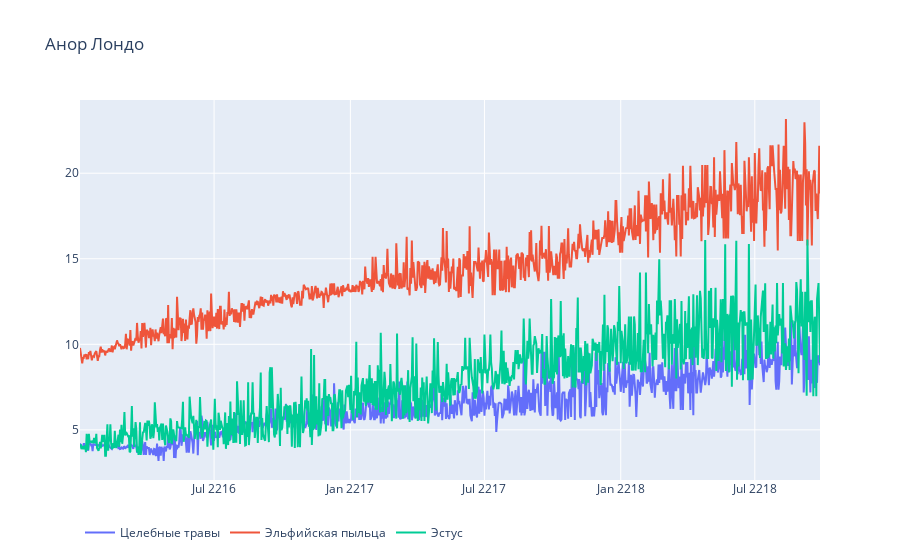
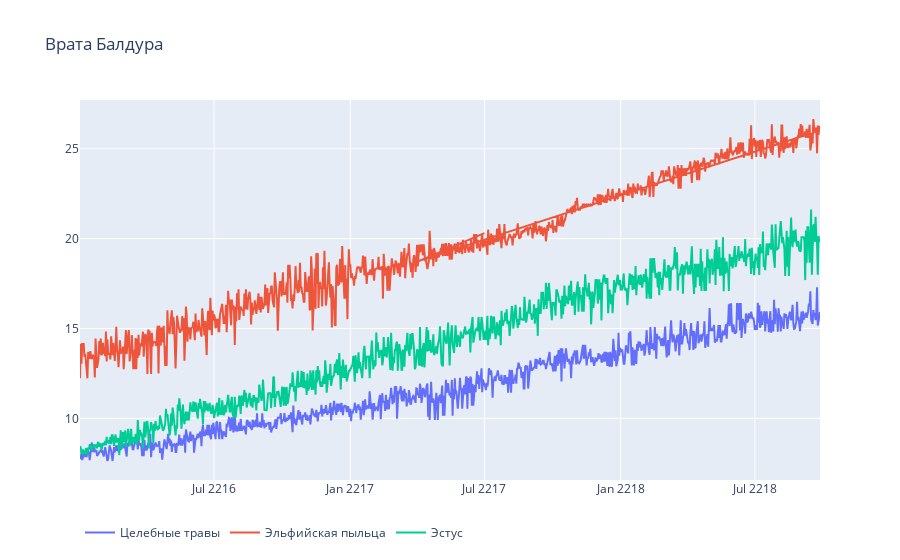
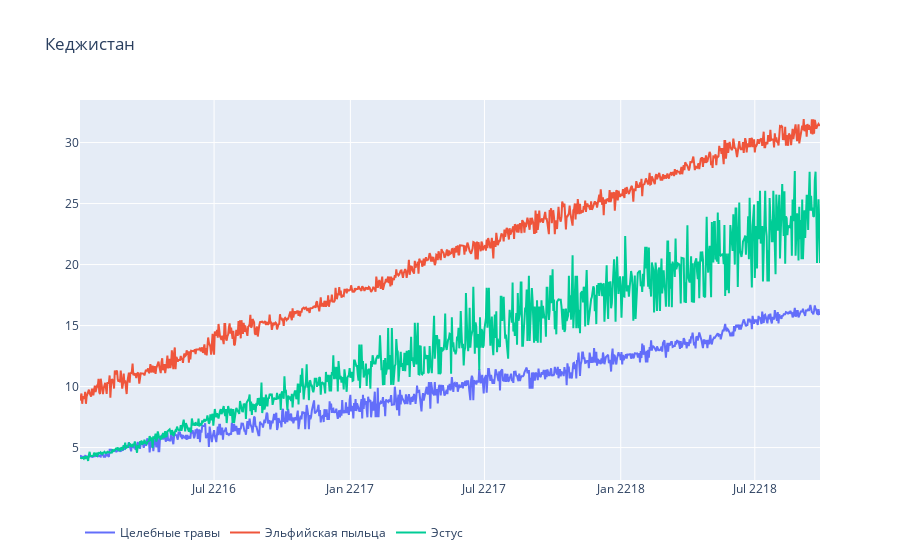
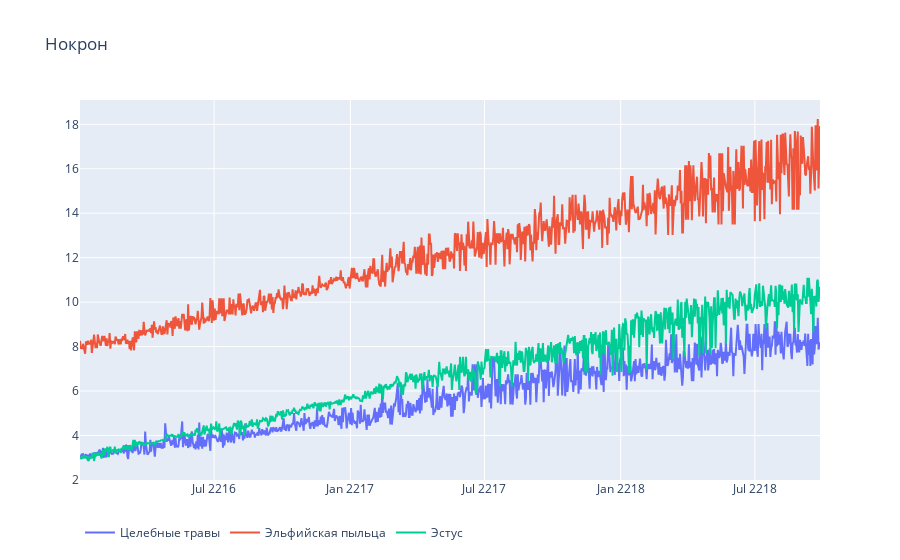

Notebook cell for these charts, in order:
### Code cell
vizualiz(data = price_con_df[price_con_df['mean_of_comp_prices'] != 0], y = 'product', x ='place', target='mean_of_comp_prices')
vizualiz(data = price_con_df[price_con_df['mean_of_comp_prices'] != 0], x = 'product', y ='place', target='mean_of_comp_prices')

### Figure 1 — Plotly figure (JSON) as saved in the notebook; plotly's stock layout.template omitted (floating-point values rounded to 4 significant figures; data arrays with more than 128 entries replaced by an {"elided": "..."} marker saying what was removed)
{"data": [{"name": "Целебные травы", "type": "scatter", "x": {"elided": "956 str values"}, "y": {"elided": "956 float values"}}, {"name": "Эльфийская пыльца", "type": "scatter", "x": {"elided": "953 str values"}, "y": {"elided": "953 float values"}}, {"name": "Эстус", "type": "scatter", "x": {"elided": "961 str values"}, "y": {"elided": "961 float values"}}], "layout": {"legend": {"orientation": "h"}, "title": {"text": "Анор Лондо"}}}

### Figure 2 — Plotly figure (JSON) as saved in the notebook; plotly's stock layout.template omitted (floating-point values rounded to 4 significant figures; data arrays with more than 128 entries replaced by an {"elided": "..."} marker saying what was removed)
{"data": [{"name": "Целебные травы", "type": "scatter", "x": {"elided": "965 str values"}, "y": {"elided": "965 float values"}}, {"name": "Эльфийская пыльца", "type": "scatter", "x": {"elided": "963 str values"}, "y": {"elided": "963 float values"}}, {"name": "Эстус", "type": "scatter", "x": {"elided": "948 str values"}, "y": {"elided": "948 float values"}}], "layout": {"legend": {"orientation": "h"}, "title": {"text": "Врата Балдура"}}}

### Figure 3 — Plotly figure (JSON) as saved in the notebook; plotly's stock layout.template omitted (floating-point values rounded to 4 significant figures; data arrays with more than 128 entries replaced by an {"elided": "..."} marker saying what was removed)
{"data": [{"name": "Целебные травы", "type": "scatter", "x": {"elided": "953 str values"}, "y": {"elided": "953 float values"}}, {"name": "Эльфийская пыльца", "type": "scatter", "x": {"elided": "950 str values"}, "y": {"elided": "950 float values"}}, {"name": "Эстус", "type": "scatter", "x": {"elided": "950 str values"}, "y": {"elided": "950 float values"}}], "layout": {"legend": {"orientation": "h"}, "title": {"text": "Кеджистан"}}}

### Figure 4 — Plotly figure (JSON) as saved in the notebook; plotly's stock layout.template omitted (floating-point values rounded to 4 significant figures; data arrays with more than 128 entries replaced by an {"elided": "..."} marker saying what was removed)
{"data": [{"name": "Целебные травы", "type": "scatter", "x": {"elided": "954 str values"}, "y": {"elided": "954 float values"}}, {"name": "Эльфийская пыльца", "type": "scatter", "x": {"elided": "953 str values"}, "y": {"elided": "953 float values"}}, {"name": "Эстус", "type": "scatter", "x": {"elided": "944 str values"}, "y": {"elided": "944 float values"}}], "layout": {"legend": {"orientation": "h"}, "title": {"text": "Нокрон"}}}
